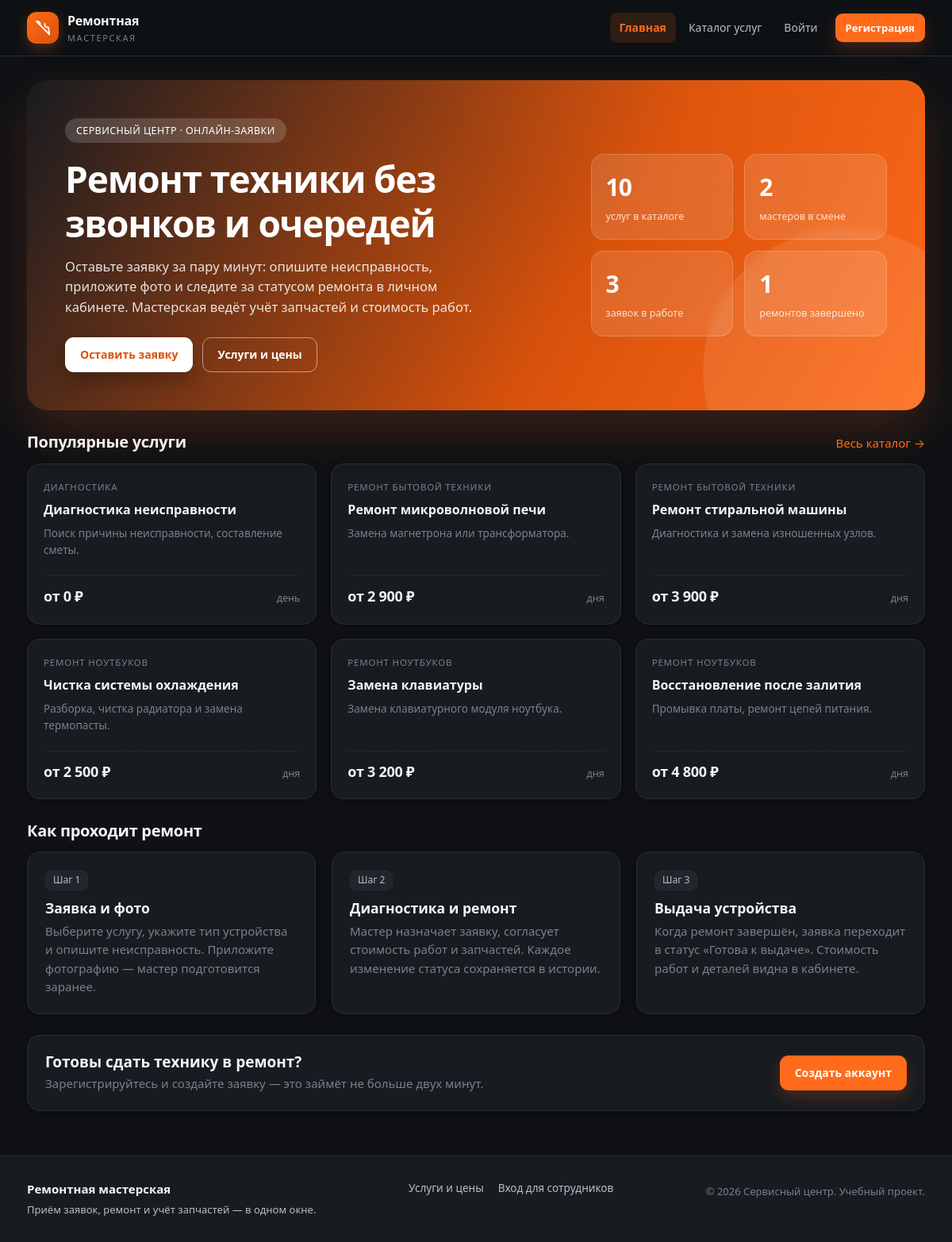
The page / on the database its author committed.
### app/models.py (models this page shows, shortened)
class Service(Base):
    __tablename__ = "services"
    id: Mapped[int] = mapped_column(primary_key=True)
    name: Mapped[str] = mapped_column(String(150), nullable=False)
    category: Mapped[str] = mapped_column(String(80), default="Прочее", nullable=False)
    description: Mapped[str | None] = mapped_column(Text)
    price_from: Mapped[Decimal] = mapped_column(
        Numeric(10, 2), default=Decimal("0.00"), nullable=False
    )
    duration_days: Mapped[int] = mapped_column(Integer, default=1, nullable=False)
    is_active: Mapped[bool] = mapped_column(Boolean, default=True, nullable=False)
    created_at: Mapped[datetime] = mapped_column(DateTime, default=now, nullable=False)
    requests: Mapped[list["RepairRequest"]] = relationship(back_populates="service")

### app/routers/public.py (the view)
@router.get("/")
def index(request: Request, db: Session = Depends(get_db)):
    grouped, _ = _catalog_context(db)
    services = [service for items in grouped.values() for service in items]
    stats = {
        "services": len(services),
        "masters": db.scalar(
            select(func.count(User.id)).where(
                User.role == ROLE_MASTER, User.is_active.is_(True)
            )
        )
        or 0,
        "in_work": db.scalar(
            select(func.count(RepairRequest.id)).where(
                RepairRequest.status.in_(ACTIVE_STATUSES)
            )
        )
        or 0,
        "completed": db.scalar(
            select(func.count(RepairRequest.id)).where(
                RepairRequest.status == STATUS_ISSUED
            )
        )
        or 0,
    }
    return render(
        request,
        "index.html",
        {"services": services[:6], "stats": stats, "active": "home"},
    )

### app/templates/index.html (shortened to what this page needs)
{% extends "base.html" %}
{% block content %}
<section class="hero">
  <div class="hero-grid">
    <div>
      <span class="hero-badge">Сервисный центр · онлайн-заявки</span>
      <h1>Ремонт техники без звонков и очередей</h1>
      <p>Оставьте заявку за пару минут: опишите неисправность, приложите фото и следите за статусом ремонта в личном кабинете. Мастерская ведёт учёт запчастей и стоимость работ.</p>
      <div class="hero-actions">
        <a class="btn btn-primary" href="/client/requests/new">Оставить заявку</a>
        <a class="btn btn-outline-light" href="/catalog">Услуги и цены</a>
      </div>
    </div>
    <div class="hero-stats">
      <div class="hero-stat"><strong>{{ stats.services }}</strong><span>услуг в каталоге</span></div>
      <div class="hero-stat"><strong>{{ stats.masters }}</strong><span>мастеров в смене</span></div>
      <div class="hero-stat"><strong>{{ stats.in_work }}</strong><span>заявок в работе</span></div>
      <div class="hero-stat"><strong>{{ stats.completed }}</strong><span>ремонтов завершено</span></div>
    </div>
  </div>
</section>
<section class="section-head">
  <h2>Популярные услуги</h2>
  <a href="/catalog">Весь каталог →</a>
</section>
{% if services %}
<div class="service-grid">
  {% for service in services %}
  <article class="service-card">
    <span class="cat">{{ service.category }}</span>
    <h3>{{ service.name }}</h3>
    <p>{{ service.description or 'Опишите неисправность — мастер подберёт решение.' }}</p>
    <div class="service-price">
      <strong>от {{ service.price_from|money }}</strong>
      <span>{{ plural_ru(service.duration_days, 'день', 'дня', 'дней') }}</span>
    </div>
  </article>
  {% endfor %}
</div>
{% else %}
<div class="empty">
  <h3>Каталог пока пуст</h3>
  <p>Администратор ещё не добавил услуги. Загляните позже.</p>
</div>
{% endif %}
<section class="section-head">
  <h2>Как проходит ремонт</h2>
</section>
<div class="grid-3">
  <div class="card card-pad">
    <span class="tag">Шаг 1</span>
    <h3 class="mt-2">Заявка и фото</h3>
    <p class="muted">Выберите услугу, укажите тип устройства и опишите неисправность. Приложите фотографию — мастер подготовится заранее.</p>
  </div>
  <div class="card card-pad">
    <span class="tag">Шаг 2</span>
    <h3 class="mt-2">Диагностика и ремонт</h3>
    <p class="muted">Мастер назначает заявку, согласует стоимость работ и запчастей. Каждое изменение статуса сохраняется в истории.</p>
  </div>
  <div class="card card-pad">
    <span class="tag">Шаг 3</span>
    <h3 class="mt-2">Выдача устройства</h3>
    <p class="muted">Когда ремонт завершён, заявка переходит в статус «Готова к выдаче». Стоимость работ и деталей видна в кабинете.</p>
  </div>
</div>
<section class="card mt-3" style="margin-top: 26px;">
  <div class="card-body row-between">
    <div>
      <h2 style="font-size: 19px; margin-bottom: 4px;">Готовы сдать технику в ремонт?</h2>
      <p class="muted">Зарегистрируйтесь и создайте заявку — это займёт не больше двух минут.</p>
    </div>
    <a class="btn btn-primary" href="/register">Создать аккаунт</a>
  </div>
</section>
{% endblock %}

### app/templates/base.html (shortened to what this page needs)
<!doctype html>
<html lang="ru">
<head>
  <link rel="stylesheet" href="/static/css/app.css">
</head>
<body class="{% block body_class %}{% endblock %}">
<header class="site-header">
  <div class="container header-inner">
    <a class="brand" href="/">
      <span class="brand-mark" aria-hidden="true">
        <svg viewBox="0 0 24 24" width="22" height="22" fill="none" stroke="currentColor" stroke-width="2" stroke-linecap="round" stroke-linejoin="round"><path d="M14.7 6.3a4 4 0 0 0 5 5L21 21l-3-3-9.7-9.7a4 4 0 0 0-5-5L3 3l3 3 4.3 4.3"/></svg>
      </span>
      <span class="brand-text">Ремонтная<small>мастерская</small></span>
    </a>
    <nav class="site-nav" id="site-nav" aria-label="Основное меню">
      {% if not current_user %}
        <a class="nav-link {{ 'is-active' if active == 'home' }}" href="/">Главная</a>
        <a class="nav-link {{ 'is-active' if active == 'catalog' }}" href="/catalog">Каталог услуг</a>
        <a class="nav-link" href="/login">Войти</a>
        <a class="btn btn-primary btn-sm" href="/register">Регистрация</a>
      {% elif current_user.role == 'client' %}
        <a class="nav-link {{ 'is-active' if active == 'dashboard' }}" href="/client">Мои заявки</a>
        <a class="nav-link {{ 'is-active' if active == 'new' }}" href="/client/requests/new">Новая заявка</a>
        <a class="nav-link {{ 'is-active' if active == 'catalog' }}" href="/catalog">Каталог услуг</a>
      {% elif current_user.role == 'master' %}
        <a class="nav-link {{ 'is-active' if active == 'queue' }}" href="/master">Мои заявки</a>
        <a class="nav-link {{ 'is-active' if active == 'catalog' }}" href="/catalog">Каталог услуг</a>
      {% endif %}
    </nav>
  </div>
</header>
<main class="container page">
  {% block content %}{% endblock %}
</main>
<footer class="site-footer">
  <div class="container footer-inner">
    <div>
      <strong>Ремонтная мастерская</strong>
      <p>Приём заявок, ремонт и учёт запчастей — в одном окне.</p>
    </div>
    <div class="footer-links">
      <a href="/catalog">Услуги и цены</a>
      <a href="/login">Вход для сотрудников</a>
    </div>
    <p class="footer-copy">© 2026 Сервисный центр. Учебный проект.</p>
  </div>
</footer>
</body>
</html>

### rows shown on the page
Service: category "ДИАГНОСТИКА", name "Диагностика неисправности", description "Поиск причины неисправности, составление сметы.", price_from "0 ₽", duration_days "день"
Service: category "РЕМОНТ БЫТОВОЙ ТЕХНИКИ", name "Ремонт микроволновой печи", description "Замена магнетрона или трансформатора.", price_from "2 900 ₽", duration_days "дня"
Service: category "РЕМОНТ БЫТОВОЙ ТЕХНИКИ", name "Ремонт стиральной машины", description "Диагностика и замена изношенных узлов.", price_from "3 900 ₽", duration_days "дня"
Service: category "РЕМОНТ НОУТБУКОВ", name "Чистка системы охлаждения", description "Разборка, чистка радиатора и замена термопасты.", price_from "2 500 ₽", duration_days "дня"
Service: category "РЕМОНТ НОУТБУКОВ", name "Замена клавиатуры", description "Замена клавиатурного модуля ноутбука.", price_from "3 200 ₽", duration_days "дня"
Service: category "РЕМОНТ НОУТБУКОВ", name "Восстановление после залития", description "Промывка платы, ремонт цепей питания.", price_from "4 800 ₽", duration_days "дня"

### other values the page prints
{{ stats.services }} "10"
{{ stats.masters }} "2"
{{ stats.in_work }} "3"
{{ stats.completed }} "1"
